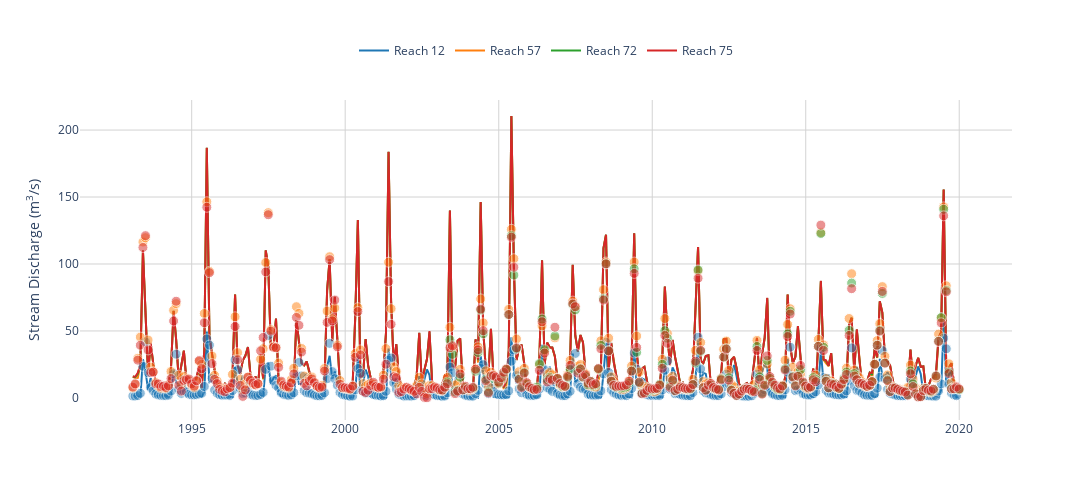

The notebook cell this image was saved under:
### Code cell
fig = go.Figure()
colors = (get_matplotlib_cmap('tab10', bins=8))

for i in range(len(sims)):
    fig.add_trace(go.Scatter(
        x=ani_df.index, y=ani_df.iloc[:, i], name='Reach {}'.format(sims[i]),
        line=dict(color=colors[i], width=2),
        legendgroup='Reach {}'.format(sims[i])
        ))
for i in range(len(sims)):
    fig.add_trace(go.Scatter(
        x=ani_df.index, y=ani_df.iloc[:, i+4], mode='markers', name='Observed {}'.format(sims[i]),
        marker=dict(color=colors[i]),
        legendgroup='Reach {}'.format(sims[i]),

        showlegend=False
        ))
# line_fig = px.line(ani_df, height=500, width=1200)
fig.update_layout(
    # showlegend=False,
    plot_bgcolor='white',
    height=500,
    width=1200
)
fig.update_xaxes(showgrid=True, gridwidth=1, gridcolor='lightgray', title='')
fig.update_yaxes(showgrid=True, gridwidth=1, gridcolor='lightgray', title='Stream Discharge (m<sup>3</sup>/s)')

fig.update_layout(legend=dict(
    yanchor="top",
    y=1.2,
    xanchor="center",
    x=0.5,
    orientation="h",
    title='',
))
fig.update_traces(marker=dict(size=10, opacity=0.5,
                              line=dict(width=1,
                                        color='white')
                                        ),
                  selector=dict(mode='markers'))

### Figure 1 — Plotly figure (JSON) as saved in the notebook; plotly's stock layout.template omitted (floating-point values rounded to 4 significant figures; data arrays with more than 128 entries replaced by an {"elided": "..."} marker saying what was removed)
{"data": [{"legendgroup": "Reach 12", "line": {"color": "rgba(31, 119, 180, 1)", "width": 2}, "name": "Reach 12", "type": "scatter", "x": {"elided": "324 str values"}, "y": {"elided": "324 float values"}}, {"legendgroup": "Reach 57", "line": {"color": "rgba(255, 127, 14, 1)", "width": 2}, "name": "Reach 57", "type": "scatter", "x": {"elided": "324 str values"}, "y": {"elided": "324 float values"}}, {"legendgroup": "Reach 72", "line": {"color": "rgba(44, 160, 44, 1)", "width": 2}, "name": "Reach 72", "type": "scatter", "x": {"elided": "324 str values"}, "y": {"elided": "324 float values"}}, {"legendgroup": "Reach 75", "line": {"color": "rgba(214, 39, 40, 1)", "width": 2}, "name": "Reach 75", "type": "scatter", "x": {"elided": "324 str values"}, "y": {"elided": "324 float values"}}, {"legendgroup": "Reach 12", "marker": {"color": "rgba(31, 119, 180, 1)", "line": {"color": "white", "width": 1}, "opacity": 0.5, "size": 10}, "mode": "markers", "name": "Observed 12", "showlegend": false, "type": "scatter", "x": {"elided": "324 str values"}, "y": {"elided": "324 float values"}}, {"legendgroup": "Reach 57", "marker": {"color": "rgba(255, 127, 14, 1)", "line": {"color": "white", "width": 1}, "opacity": 0.5, "size": 10}, "mode": "markers", "name": "Observed 57", "showlegend": false, "type": "scatter", "x": {"elided": "324 str values"}, "y": {"elided": "324 float values"}}, {"legendgroup": "Reach 72", "marker": {"color": "rgba(44, 160, 44, 1)", "line": {"color": "white", "width": 1}, "opacity": 0.5, "size": 10}, "mode": "markers", "name": "Observed 72", "showlegend": false, "type": "scatter", "x": {"elided": "324 str values"}, "y": {"elided": "324 float values"}}, {"legendgroup": "Reach 75", "marker": {"color": "rgba(214, 39, 40, 1)", "line": {"color": "white", "width": 1}, "opacity": 0.5, "size": 10}, "mode": "markers", "name": "Observed 75", "showlegend": false, "type": "scatter", "x": {"elided": "324 str values"}, "y": {"elided": "324 float values"}}], "layout": {"height": 500, "legend": {"orientation": "h", "title": {"text": ""}, "x": 0.5, "xanchor": "center", "y": 1.2, "yanchor": "top"}, "plot_bgcolor": "white", "width": 1200, "xaxis": {"gridcolor": "lightgray", "gridwidth": 1, "showgrid": true, "title": {"text": ""}}, "yaxis": {"gridcolor": "lightgray", "gridwidth": 1, "showgrid": true, "title": {"text": "Stream Discharge (m<sup>3</sup>/s)"}}}}
